Frame 1 (no input): blank canvas, image omitted
Frame 60 (no input): blank canvas, image omitted
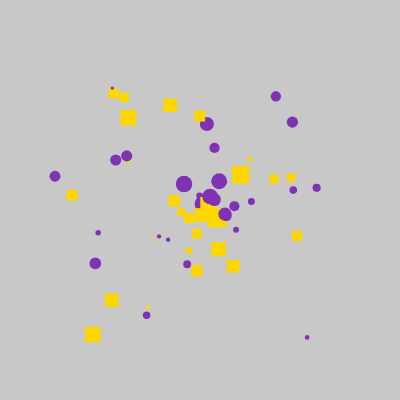
Frame 120 (the mouse pressed at the canvas centre since frame 60)

The p5.js sketch whose frames 1 and 60 were blank and that drew this single picture after the mouse press (run headless with seeded random() and noise() and a simulated clock; from frame 60 on, the mouse is pressed at the canvas centre):

// p5.js sketch
// ── sketch.js
//unique array of particles that behave uniquely
let particles = [];

function setup() {
  createCanvas(400, 400);
}

function draw() {
  background(200);

  // create new particles when mouse is pressed
  if (mouseIsPressed) {
    particles.push(new Particle(mouseX, mouseY));
  }

  // update and show all particles
  for (let i = particles.length - 1; i >= 0; i--) {
    particles[i].display();
    particles[i].move();

    // remove particles that move off screen (optional now since they bounce)
    if (particles[i].size < 1) {
      particles.splice(i, 1);
    }
  }
}

class Particle {
  constructor(x, y) {
    this.x = x;
    this.y = y;
    this.speedX = random(-3, 3);
    this.speedY = random(-3, 3);
    this.size = random(5, 20); // random size 
    this.index = particles.length; // Assign an index based on array placement
  }
 // based on index %2 = 0, change particle size and color
  display() {
    noStroke();

    if (this.index % 2 === 0) {
      fill(128, 50, 180); // purple
      ellipse(this.x, this.y, this.size);
    } else {
      fill(255, 215, 0); // yellow
      rect(this.x, this.y, this.size, this.size);
    }
  }

  move() {
    this.x += this.speedX;
    this.y += this.speedY;

    //bounce off edges
    if (this.x < 0 || this.x > width) {
      this.speedX *= -1;
    }
    if (this.y < 0 || this.y > height) {
      this.speedY *= -1;
    }
    // shrink particles
    this.size -= 0.1;
  }
}
